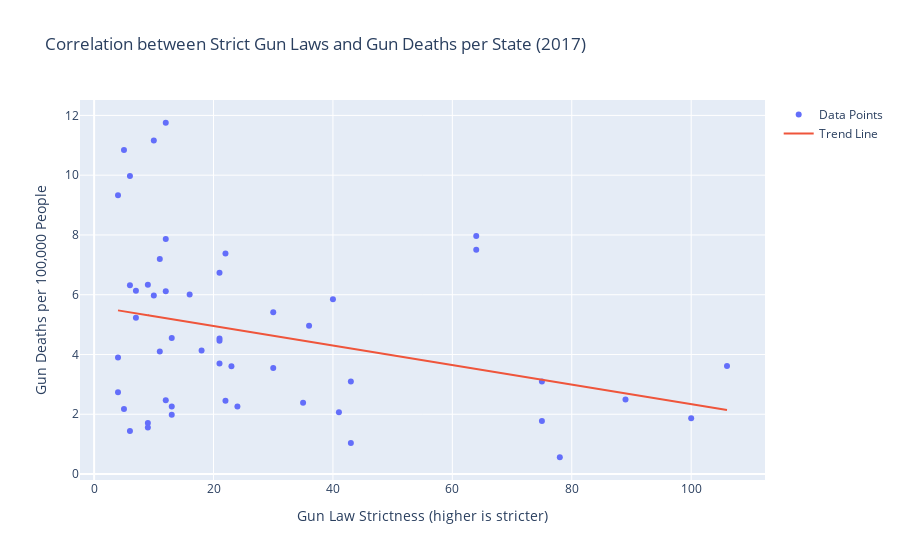

Write notebook code for a chart like this one.
### Code cell
import pandas as pd
import plotly.graph_objects as go
import statsmodels.api as sm

# Load the datasets
df_guns = pd.read_csv('gun-violence-data_01-2013_03-2018.csv')
df_laws = pd.read_csv('raw_data.csv')
df_statepop = pd.read_csv('nst-est2019-alldata.csv')

# Map FIPS codes to state names
fips_to_state = {
    1: 'Alabama', 2: 'Alaska', 4: 'Arizona', 5: 'Arkansas', 6: 'California', 8: 'Colorado',
    9: 'Connecticut', 10: 'Delaware', 11: 'District of Columbia', 12: 'Florida', 13: 'Georgia',
    15: 'Hawaii', 16: 'Idaho', 17: 'Illinois', 18: 'Indiana', 19: 'Iowa', 20: 'Kansas',
    21: 'Kentucky', 22: 'Louisiana', 23: 'Maine', 24: 'Maryland', 25: 'Massachusetts',
    26: 'Michigan', 27: 'Minnesota', 28: 'Mississippi', 29: 'Missouri', 30: 'Montana',
    31: 'Nebraska', 32: 'Nevada', 33: 'New Hampshire', 34: 'New Jersey', 35: 'New Mexico',
    36: 'New York', 37: 'North Carolina', 38: 'North Dakota', 39: 'Ohio', 40: 'Oklahoma',
    41: 'Oregon', 42: 'Pennsylvania', 44: 'Rhode Island', 45: 'South Carolina', 46: 'South Dakota',
    47: 'Tennessee', 48: 'Texas', 49: 'Utah', 50: 'Vermont', 51: 'Virginia', 53: 'Washington',
    54: 'West Virginia', 55: 'Wisconsin', 56: 'Wyoming', 72: 'Puerto Rico'
}

# Replace FIPS codes with state names in population dataset
df_statepop['state'] = df_statepop['STATE'].astype(int).map(fips_to_state)

# Filter gun deaths to only include 2017 data
df_guns['date'] = pd.to_datetime(df_guns['date'])
df_guns_2017 = df_guns[df_guns['date'].dt.year == 2017]

# Filter necessary columns
df_guns_2017 = df_guns_2017[['state', 'n_killed']]
df_laws_2017 = df_laws[df_laws['year'] == 2017]
df_statepop = df_statepop[['state', 'POPESTIMATE2017']]

# Ensure state columns are strings for merging
df_guns_2017['state'] = df_guns_2017['state'].astype(str)
df_laws_2017['state'] = df_laws_2017['state'].astype(str)
df_statepop['state'] = df_statepop['state'].astype(str)

# Calculate total gun deaths per state
df_gun_deaths_2017 = df_guns_2017.groupby('state').sum().reset_index()

# Rename columns for consistency
df_statepop = df_statepop.rename(columns={'POPESTIMATE2017': 'population'})

# Merge gun deaths with population data
df_merged_2017 = pd.merge(df_gun_deaths_2017, df_statepop, on='state', how='left')

# Check for missing values after merging
print("After merging with population data:")
print(df_merged_2017.isnull().sum())

# Calculate gun deaths per capita
df_merged_2017['deaths_per_capita'] = df_merged_2017['n_killed'] / df_merged_2017['population'] * 100000  # per 100,000 people

# Merge with gun law strictness
df_final_2017 = pd.merge(df_merged_2017, df_laws_2017[['state', 'lawtotal']], on='state', how='left')

# Check for missing values after merging
print("After merging with gun law strictness:")
print(df_final_2017.isnull().sum())

# Remove rows with NaNs if any
df_final_2017.dropna(subset=['lawtotal', 'deaths_per_capita'], inplace=True)

# Fit a regression line
X = df_final_2017['lawtotal']
y = df_final_2017['deaths_per_capita']
X = sm.add_constant(X)  # Adds a constant term to the predictor
model = sm.OLS(y, X).fit()
df_final_2017['trend'] = model.predict(X)

# Create scatter plot with trend line
fig = go.Figure()

# Scatter plot
fig.add_trace(go.Scatter(
    x=df_final_2017['lawtotal'],
    y=df_final_2017['deaths_per_capita'],
    mode='markers',
    text=df_final_2017['state'],
    name='Data Points'
))

# Trend line
fig.add_trace(go.Scatter(
    x=df_final_2017['lawtotal'],
    y=df_final_2017['trend'],
    mode='lines',
    name='Trend Line'
))

fig.update_layout(
    title='Correlation between Strict Gun Laws and Gun Deaths per State (2017)',
    xaxis_title='Gun Law Strictness (higher is stricter)',
    yaxis_title='Gun Deaths per 100,000 People',
    showlegend=True
)

fig.show()

### Figure 1 — Plotly figure (JSON) as saved in the notebook; plotly's stock layout.template omitted (floating-point values rounded to 4 significant figures)
{"data": [{"mode": "markers", "name": "Data Points", "text": ["Alabama", "Alaska", "Arizona", "Arkansas", "California", "Colorado", "Connecticut", "Delaware", "Florida", "Georgia", "Hawaii", "Idaho", "Illinois", "Indiana", "Iowa", "Kansas", "Kentucky", "Louisiana", "Maine", "Maryland", "Massachusetts", "Michigan", "Minnesota", "Mississippi", "Missouri", "Montana", "Nebraska", "Nevada", "New Hampshire", "New Jersey", "New Mexico", "New York", "North Carolina", "North Dakota", "Ohio", "Oklahoma", "Oregon", "Pennsylvania", "Rhode Island", "South Carolina", "South Dakota", "Tennessee", "Texas", "Utah", "Vermont", "Virginia", "Washington", "West Virginia", "Wisconsin", "Wyoming"], "type": "scatter", "x": [10, 4, 11, 11, 106, 30, 89, 40, 21, 6, 78, 4, 64, 12, 24, 7, 7, 12, 12, 64, 100, 21, 41, 5, 6, 4, 22, 21, 9, 75, 10, 75, 30, 13, 16, 9, 35, 36, 43, 12, 5, 22, 18, 13, 6, 13, 43, 21, 23, 9], "y": [11.16, 9.328, 4.103, 7.197, 3.615, 3.546, 2.491, 5.853, 4.532, 6.321, 0.5616, 2.736, 7.505, 6.113, 2.26, 5.226, 6.132, 11.75, 2.473, 7.968, 1.866, 3.7, 2.066, 10.84, 9.973, 3.896, 2.453, 6.734, 1.705, 3.095, 5.976, 1.771, 5.415, 1.987, 6.004, 6.334, 2.389, 4.966, 1.042, 7.867, 2.177, 7.378, 4.131, 2.257, 1.442, 4.549, 3.098, 4.458, 3.61, 1.555]}, {"mode": "lines", "name": "Trend Line", "type": "scatter", "x": [10, 4, 11, 11, 106, 30, 89, 40, 21, 6, 78, 4, 64, 12, 24, 7, 7, 12, 12, 64, 100, 21, 41, 5, 6, 4, 22, 21, 9, 75, 10, 75, 30, 13, 16, 9, 35, 36, 43, 12, 5, 22, 18, 13, 6, 13, 43, 21, 23, 9], "y": [5.28, 5.476, 5.247, 5.247, 2.14, 4.626, 2.696, 4.299, 4.92, 5.411, 3.056, 5.476, 3.514, 5.214, 4.822, 5.378, 5.378, 5.214, 5.214, 3.514, 2.336, 4.92, 4.266, 5.443, 5.411, 5.476, 4.887, 4.92, 5.313, 3.154, 5.28, 3.154, 4.626, 5.182, 5.084, 5.313, 4.462, 4.43, 4.201, 5.214, 5.443, 4.887, 5.018, 5.182, 5.411, 5.182, 4.201, 4.92, 4.855, 5.313]}], "layout": {"showlegend": true, "title": {"text": "Correlation between Strict Gun Laws and Gun Deaths per State (2017)"}, "xaxis": {"title": {"text": "Gun Law Strictness (higher is stricter)"}}, "yaxis": {"title": {"text": "Gun Deaths per 100,000 People"}}}}
